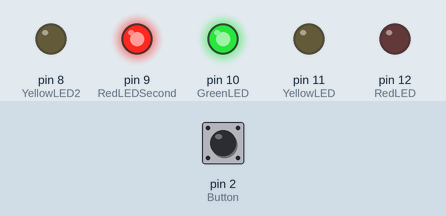
Simulated run of this sketch. Board: Arduino Uno, built with avr-gcc and run on an emulated ATmega328P. Shown: output pins drawn as LEDs (lit = HIGH). The inputs (shaded band) are chosen by the test bench; at power-on: pin 2 (Button) LOW.

Above: at 1.2 s.
1.3 s: pin 2 (Button) pulled HIGH for 0.15 s
At 2.2 s:
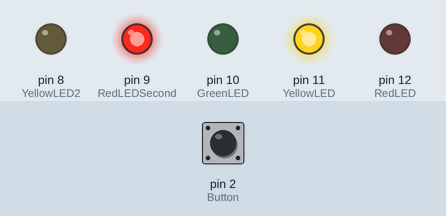
At 3.7 s:
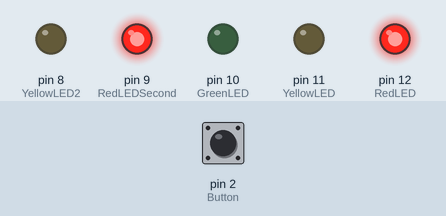
Timing chart, 0 to 13.4 s (numbered marks = the images above; inputs shaded):
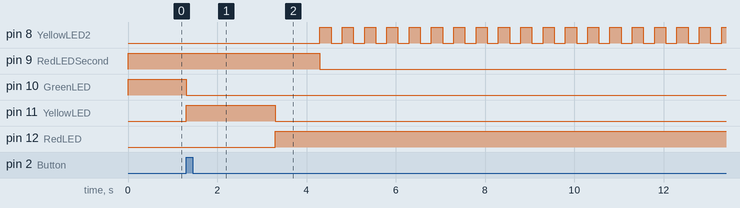

The sketch:

Traffic_light_arduino.ino
```cpp
/* Program Discription:
 *  Authors:Nana,Kevin,Deangelo
 *  Breief:
 *  Date:
 *  Revision:
 * */


//Defining the LED pins
int RedLED = 12;
int YellowLED = 11;
int GreenLED = 10;
int RedLEDSecond = 9;
int YellowLED2 = 8;
const int Button = 2; //This is at pin 2
int CarGo = GreenLED;
int CarCaution = YellowLED;
int CarStop = RedLED;
int PedGo = YellowLED2;
int PedStop = RedLEDSecond;
int buttonState = 0;
//Setup the pins to output and input
void setup() {
  pinMode(RedLED,OUTPUT);
  pinMode(YellowLED,OUTPUT);
  pinMode(GreenLED,OUTPUT);
  pinMode(RedLEDSecond,OUTPUT);
  pinMode(YellowLED2,OUTPUT);
  pinMode(Button,INPUT);
  digitalWrite(GreenLED,HIGH);
  digitalWrite(RedLEDSecond,HIGH);


}

void loop() {

  buttonState = digitalRead(Button);

  if(buttonState == HIGH) {
    digitalWrite(GreenLED,LOW);
    digitalWrite(YellowLED,HIGH);
    delay(2000);
    digitalWrite(YellowLED,LOW);
    digitalWrite(RedLED,HIGH);
    delay(1000);
    digitalWrite(RedLEDSecond,LOW);
    digitalWrite(PedGo,HIGH);
    int i = 0;
    while(YellowLED2,HIGH and i != 21) {
      digitalWrite(YellowLED2,HIGH);
      delay(250);
      digitalWrite(YellowLED2,LOW);
      delay(250);
      i++;
    }
    digitalWrite(YellowLED2,HIGH);
    digitalWrite(YellowLED2,LOW);
    digitalWrite(RedLEDSecond,HIGH);
    delay(1000);
    digitalWrite(RedLED,LOW);
    digitalWrite(GreenLED,HIGH);

  }


}
```

Measured:
- after the input at 1.3 s, pin 8 (YellowLED2): alternates HIGH for 0.25 s and LOW for 0.25 s, starting after 3.0 s; pin 9 (RedLEDSecond): HIGH → LOW after 3.0 s; pin 10 (GreenLED): HIGH → LOW at once; pin 11 (YellowLED): LOW → HIGH at once, → LOW 2.0 s later; pin 12 (RedLED): LOW → HIGH after 2.0 s
